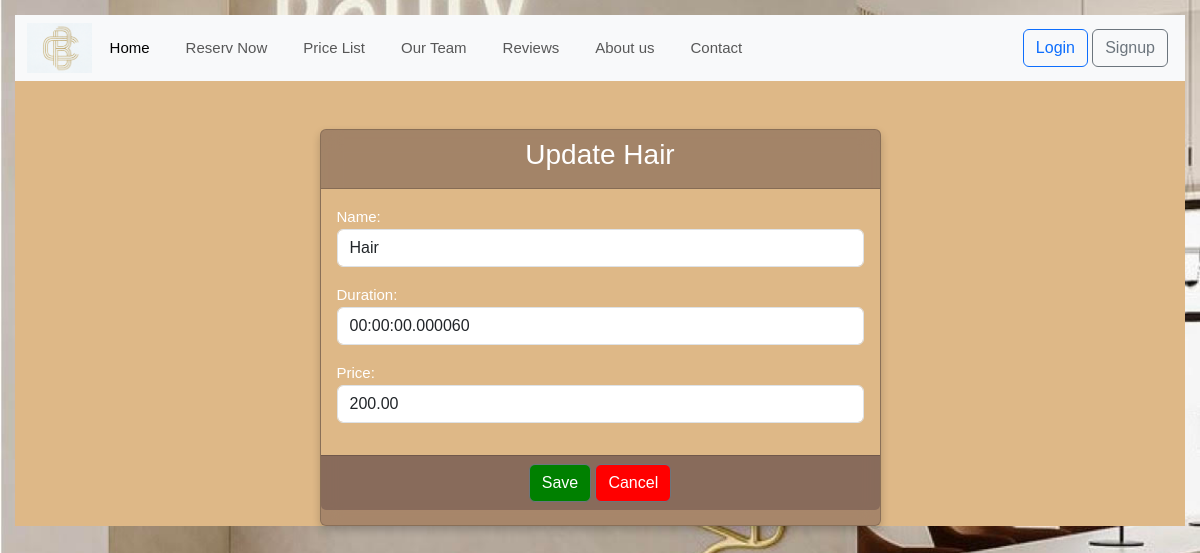
/update-service/1/, run on an earlier commit of the app's database.
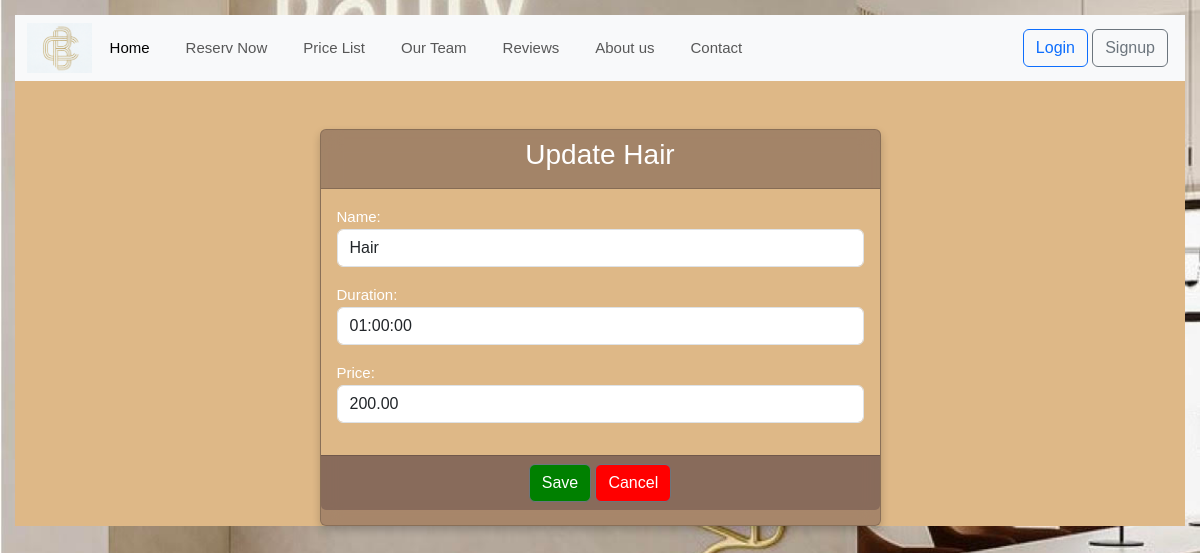
And on a later commit of the database.
### reservation/models.py (models this page shows)
class Service(models.Model):
    name = models.CharField(max_length=255)
    duration = models.DurationField()
    price = models.DecimalField(max_digits=10, decimal_places=2)
    def __str__(self):
        return self.name

### reservation/views.py (the view)
# urls.py: path('update-service/<int:pk>/', views.ServiceUpdateView.as_view(), name='update_service'),
class ServiceUpdateView(UpdateView, LoginRequiredMixin, PermissionRequiredMixin, ):
    template_name = "service/update_service.html"
    model = Service
    form_class = ServiceUpdateForm
    success_url = reverse_lazy('services_list')
    permission_required = "service.change_service"

### reservation/forms.py
class ServiceUpdateForm(forms.ModelForm):
    class Meta:
        model = Service
        fields = ("name", "duration", "price")
        widgets = {
            'name': forms.TextInput(attrs={'class': 'form-control', 'placeholder': 'Please enter a service'}),
            "duration": forms.TextInput(attrs={'class': 'form-control', 'placeholder': 'Please enter the duration format 00:00:00'}),
            "price": forms.NumberInput(attrs={'class': 'form-control', 'placeholder': 'Please enter the price'}),
        }

### templates/service/update_service.html (shortened to what this page needs)
{% extends 'base.html' %}
{% block content %}
    <div class="container-fluid">
        <div class="row " style="background-color: burlywood">
            <div class="col-md-6 offset-md-3 gy-5" >
                <div class="card" style="background-color: rgb(95 71 71 /43%)">
                    <div class="card-header" >
                        <h3 class="text-center" >Update {{service}}</h3>
                    </div>
                    <form method="post" enctype="multipart/form-data" >
                        <div class="card-body" style="background-color: burlywood">
                            {{ form.as_p }}
                        </div>
                         <div class="card-footer text-center" style="background-color: rgb(95 71 71 /43%)">
                            <button type="submit" class="btn btn-secondary" style="background-color: green">Save</button>
                            <a href="{% url 'services_list' %}" class="btn btn-secondary" style="background-color: red">Cancel</a>
                        </div>
                    </form>
                </div>
            </div>
        </div>
    </div>
{% endblock %}

What changed in the data, as far as the page shows it:
changed Service "Hair": duration "00:00:00.000060" → "01:00:00"
